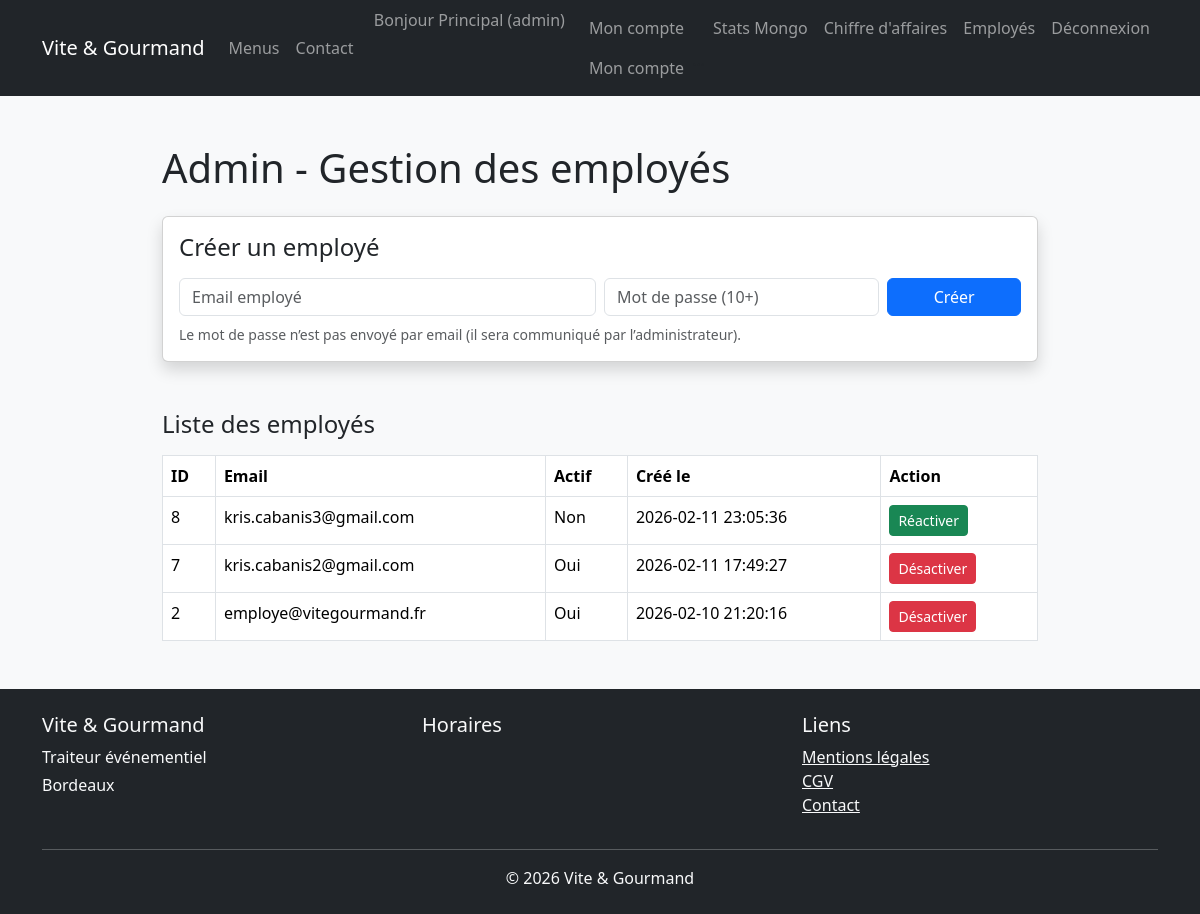
Page /public/admin/employees.php (signed in) on the committed database.
### tables this page shows
CREATE TABLE `users` (
  `id` int NOT NULL AUTO_INCREMENT,
  `nom` varchar(100) DEFAULT NULL,
  `prenom` varchar(100) DEFAULT NULL,
  `email` varchar(150) DEFAULT NULL,
  `telephone` varchar(20) DEFAULT NULL,
  `adresse` text,
  `password_hash` varchar(255) DEFAULT NULL,
  `role` enum('user','employe','admin') DEFAULT 'user',
  `is_active` tinyint(1) DEFAULT '1',
  `created_at` timestamp NULL DEFAULT CURRENT_TIMESTAMP,
  PRIMARY KEY (`id`),
  UNIQUE KEY `email` (`email`)
);

### public/admin/employees.php (the view, shortened to what this page needs)
<?php
require_once("../../config/database.php");
$stmt = $pdo->query("SELECT id, email, is_active, created_at FROM users WHERE role='employe' ORDER BY id DESC");
$employees = $stmt->fetchAll(PDO::FETCH_ASSOC);
?>
<!DOCTYPE html>
<html>
<head>
  <link href="https://cdn.jsdelivr.net/npm/bootstrap@5.3.2/dist/css/bootstrap.min.css" rel="stylesheet">
</head>
<body class="bg-light">
<?php require_once("../../views/navbar.php"); ?>
<div class="container mt-5" style="max-width: 900px;">
  <h1>Admin - Gestion des employés</h1>
  <div class="card shadow mt-4">
    <div class="card-body">
      <h4>Créer un employé</h4>
      <form method="POST" class="row g-2 mt-2">
        <div class="col-md-6">
          <input class="form-control" type="email" name="email" placeholder="Email employé" required>
        </div>
        <div class="col-md-4">
          <input class="form-control" type="password" name="password" placeholder="Mot de passe (10+)" required>
        </div>
        <div class="col-md-2">
          <button class="btn btn-primary w-100">Créer</button>
        </div>
      </form>
      <div class="form-text mt-2">
        Le mot de passe n’est pas envoyé par email (il sera communiqué par l’administrateur).
      </div>
    </div>
  </div>
  <h4 class="mt-5">Liste des employés</h4>
  <table class="table table-bordered mt-3">
    <thead>
      <tr>
        <th>ID</th>
        <th>Email</th>
        <th>Actif</th>
        <th>Créé le</th>
        <th>Action</th>
      </tr>
    </thead>
    <tbody>
      <?php foreach ($employees as $e): ?>
        <tr>
          <td><?= (int)$e["id"]; ?></td>
          <td><?= htmlspecialchars($e["email"]); ?></td>
          <td><?= $e["is_active"] ? "Oui" : "Non"; ?></td>
          <td><?= htmlspecialchars($e["created_at"]); ?></td>
          <td>
            <?php if ($e["is_active"]): ?>
              <a class="btn btn-danger btn-sm"
                 href="toggle_employee.php?id=<?= (int)$e["id"]; ?>&active=0"
                 onclick="return confirm('Désactiver ce compte ?');">
                 Désactiver
              </a>
            <?php else: ?>
              <a class="btn btn-success btn-sm"
                 href="toggle_employee.php?id=<?= (int)$e["id"]; ?>&active=1">
                 Réactiver
              </a>
            <?php endif; ?>
          </td>
        </tr>
      <?php endforeach; ?>
    </tbody>
  </table>
</div>
<?php require_once("../../views/footer.php"); ?>
</body>
</html>

### rows in the picture
users: id "8", email "kris.cabanis3@gmail.com", is_active "Non", created_at "2026-02-11 23:05:36"
users: id "7", email "kris.cabanis2@gmail.com", is_active "Oui", created_at "2026-02-11 17:49:27"
users: id "2", email "employe@vitegourmand.fr", is_active "Oui", created_at "2026-02-10 21:20:16"

### other values in the picture
$_SESSION["user"]["prenom"] "Principal"
$_SESSION["user"]["role"] "admin"
